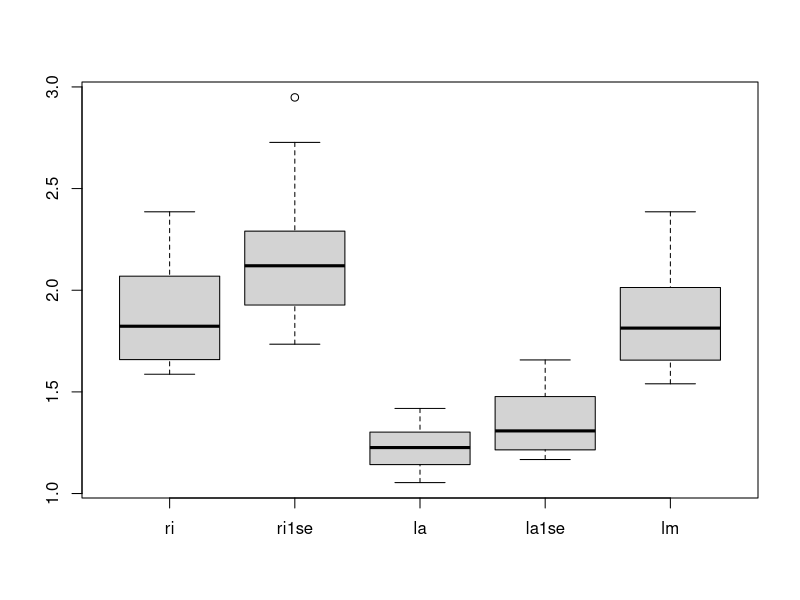
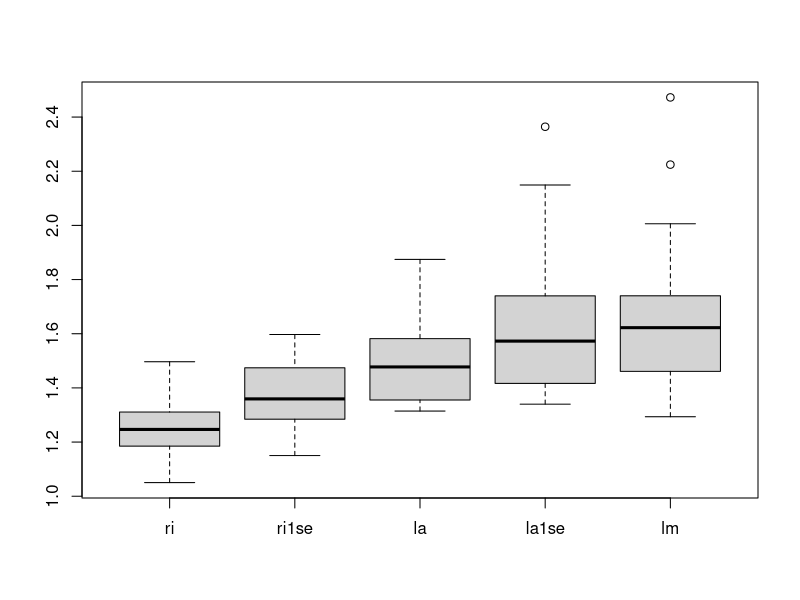
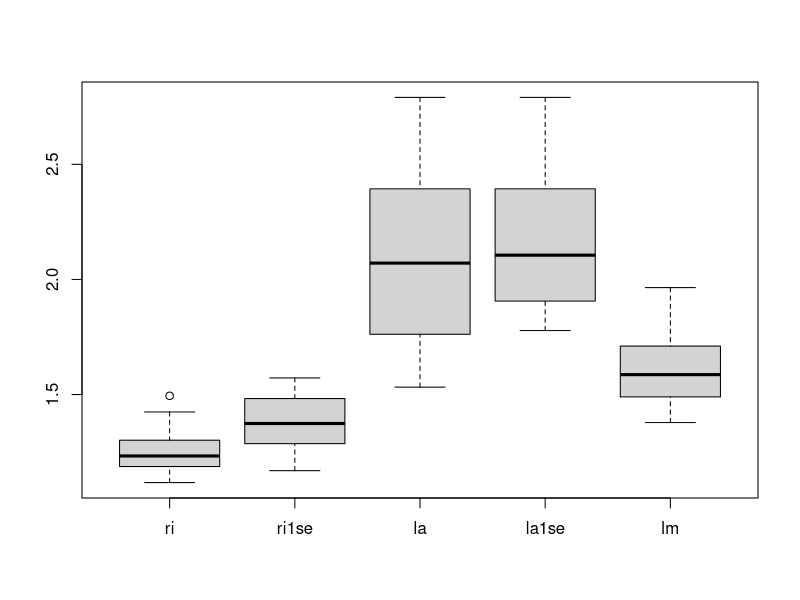

Write the R code that produced these figures, in order.
# for lasso and ridge
library(glmnet)

# the following function is for doing simulatiosn with different settings

# input:
# N is sample size
# Nte is size of test set
# coe if true coefficients of model
# sig is varinace of noise
# R is number of repetitions
# grid is grid of lambda values for penalty
# rho is measuring strength of correlation among predictors

# output: errors of ridge and lasso with penalty selected by
# cross-validation and by cross-validation with one standard error rule

DoSims = function(N,Nte,coe,sig,R,grid,rho){

  # all of the following is for saving errors
  err.ri = numeric(R)
  err.la = numeric(R)
  err.ri1se = numeric(R)
  err.la1se = numeric(R)
  err.lm = numeric(R)

  err.nu = numeric(R)

  di = length(coe)

  for(r in 1:R){

  # generate training data
  x0 = rnorm(N)
  x = (array(rnorm(di*N),c(N,di)) + rho*array(x0,c(N,di)))/(1+abs(rho))
  y = x %*% coe + sig*rnorm(N)

  # cross validation for selecting lambda
  cv.out.ri = cv.glmnet(x,y,alpha =0,lambda=grid)
  cv.out.la = cv.glmnet(x,y,alpha =1,lambda=grid)

  bestlam.ri = cv.out.ri$lambda.min
  bestlam.la = cv.out.la$lambda.min
  bestlam.ri1se = cv.out.ri$lambda.1se
  bestlam.la1se = cv.out.la$lambda.1se

  # compute fitted models for ridge and lasso
  fit.ri = glmnet(x,y,alpha = 0)
  fit.la = glmnet(x,y,alpha = 1)

  # generate test data
  x0te = rnorm(Nte)
  xte = (array(rnorm(di*Nte),c(Nte,di)) + rho*array(x0te,c(Nte,di)))/(1+abs(rho))
  yte = xte %*% coe + sig*rnorm(Nte)

  # predict using results from lasso, ridge regression
  # and linear model corresponding to s = 0 in ridge regression
  pr.ri = predict(fit.ri,s=bestlam.ri,newx = xte, alpha = 0)
  pr.la = predict(fit.la,s=bestlam.la,newx = xte, alpha = 1)
  pr.ri1se = predict(fit.ri,s=bestlam.ri1se,newx = xte, alpha = 0)
  pr.la1se = predict(fit.la,s=bestlam.la1se,newx = xte, alpha = 1)

  pr.lm = predict(fit.ri,s=0,newx = xte, alpha = 0)

  # compute test errors
  err.lm[r] = sum((yte - pr.lm)^2)/Nte
  err.ri[r] = sum((yte - pr.ri)^2)/Nte
  err.la[r] = sum((yte - pr.la)^2)/Nte
  err.ri1se[r] = sum((yte - pr.ri1se)^2)/Nte
  err.la1se[r] = sum((yte - pr.la1se)^2)/Nte

#  err.lm[r] = sum((yte - pr.lm)^2)/Nte

  # output progress to screen
  print(r)

}  # end loop over repetitions

# make plot of results
nam = c('ri','ri1se','la','la1se','lm')
boxplot(err.ri,err.ri1se,err.la,err.la1se,err.lm,names=nam)

# return list of resuting error vectors
return(list(err.ri,err.ri1se,err.la,err.la1se,err.lm))

} # end function



# preparing for simulation
# grid for lasso and ridge regression
grid = 10^seq(15,-5,length = 500)

#-----------------------------------------------------------
# basic settings

N = 100  # size of training set
R = 50 # number of simulations

Nte = 1000 # size of test set

rho = 0.5 # for implementing dependence between predictors
# rho = 0 is no dependence

sig = 1   # variance of errors

#-----------------------------------------------------------
# example 1: a few large non-zero coefficients
# many zero coefficients
# note: dimension = n, so classical linear model not applicable
di = 50
coe = rep(0,di)
coe[1:5] = 2
res_1_50 = DoSims(N,Nte,coe,sig,R=20,grid,rho)

# lasso peforms much better

# example 2: more small non-zero coefficients

di = 50
coe = rep(0,di)
coe[1:25] = .2
res_2_50 = DoSims(N,Nte,coe,sig,R=20,grid,rho)

# ridge performs much better


# example 3: all coefficient are non-zero but small

di = 50
coe = rep(0,di)
coe[1:50] = .3
res_3_50 = DoSims(N,Nte,coe,sig,R=20,grid,rho)

# homework: play around with this to get better idea of overall performance
# of ridge vs lasso in different settings
#-------------------------------------------------------------

